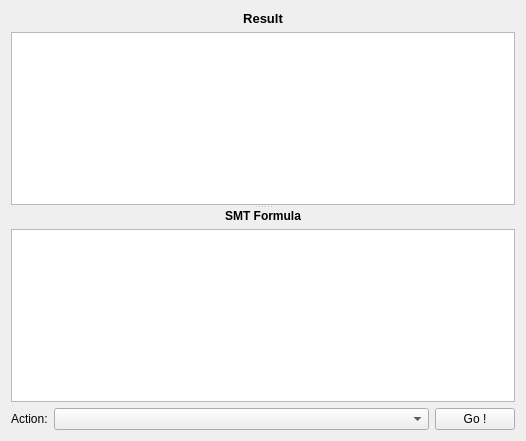
<?xml version="1.0" encoding="UTF-8"?>
<ui version="4.0">
 <class>generic_analysis_result</class>
 <widget class="QWidget" name="generic_analysis_result">
  <property name="geometry">
   <rect>
    <x>0</x>
    <y>0</y>
    <width>526</width>
    <height>441</height>
   </rect>
  </property>
  <property name="windowTitle">
   <string>Form</string>
  </property>
  <layout class="QVBoxLayout" name="verticalLayout_3">
   <item>
    <widget class="QSplitter" name="splitter">
     <property name="orientation">
      <enum>Qt::Vertical</enum>
     </property>
     <widget class="QWidget" name="verticalLayoutWidget">
      <layout class="QVBoxLayout" name="verticalLayout">
       <item>
        <widget class="QLabel" name="result_label">
         <property name="font">
          <font>
           <pointsize>10</pointsize>
           <weight>75</weight>
           <italic>false</italic>
           <bold>true</bold>
          </font>
         </property>
         <property name="text">
          <string>Result</string>
         </property>
         <property name="alignment">
          <set>Qt::AlignCenter</set>
         </property>
        </widget>
       </item>
       <item>
        <widget class="QTextEdit" name="result_area"/>
       </item>
      </layout>
     </widget>
     <widget class="QWidget" name="verticalLayoutWidget_2">
      <layout class="QVBoxLayout" name="verticalLayout_2">
       <item>
        <widget class="QLabel" name="formula_label">
         <property name="font">
          <font>
           <weight>75</weight>
           <bold>true</bold>
          </font>
         </property>
         <property name="text">
          <string>SMT Formula</string>
         </property>
         <property name="alignment">
          <set>Qt::AlignCenter</set>
         </property>
        </widget>
       </item>
       <item>
        <widget class="QTextEdit" name="formula_area">
         <property name="minimumSize">
          <size>
           <width>0</width>
           <height>0</height>
          </size>
         </property>
        </widget>
       </item>
      </layout>
     </widget>
    </widget>
   </item>
   <item>
    <layout class="QHBoxLayout" name="horizontalLayout_2">
     <item>
      <widget class="QLabel" name="action_label">
       <property name="sizePolicy">
        <sizepolicy hsizetype="Fixed" vsizetype="Fixed">
         <horstretch>0</horstretch>
         <verstretch>0</verstretch>
        </sizepolicy>
       </property>
       <property name="text">
        <string>Action:</string>
       </property>
      </widget>
     </item>
     <item>
      <widget class="QComboBox" name="action_selector"/>
     </item>
     <item>
      <widget class="QPushButton" name="action_button">
       <property name="sizePolicy">
        <sizepolicy hsizetype="Fixed" vsizetype="Fixed">
         <horstretch>0</horstretch>
         <verstretch>0</verstretch>
        </sizepolicy>
       </property>
       <property name="minimumSize">
        <size>
         <width>70</width>
         <height>0</height>
        </size>
       </property>
       <property name="text">
        <string>Go !</string>
       </property>
      </widget>
     </item>
    </layout>
   </item>
  </layout>
 </widget>
 <resources/>
 <connections/>
</ui>
